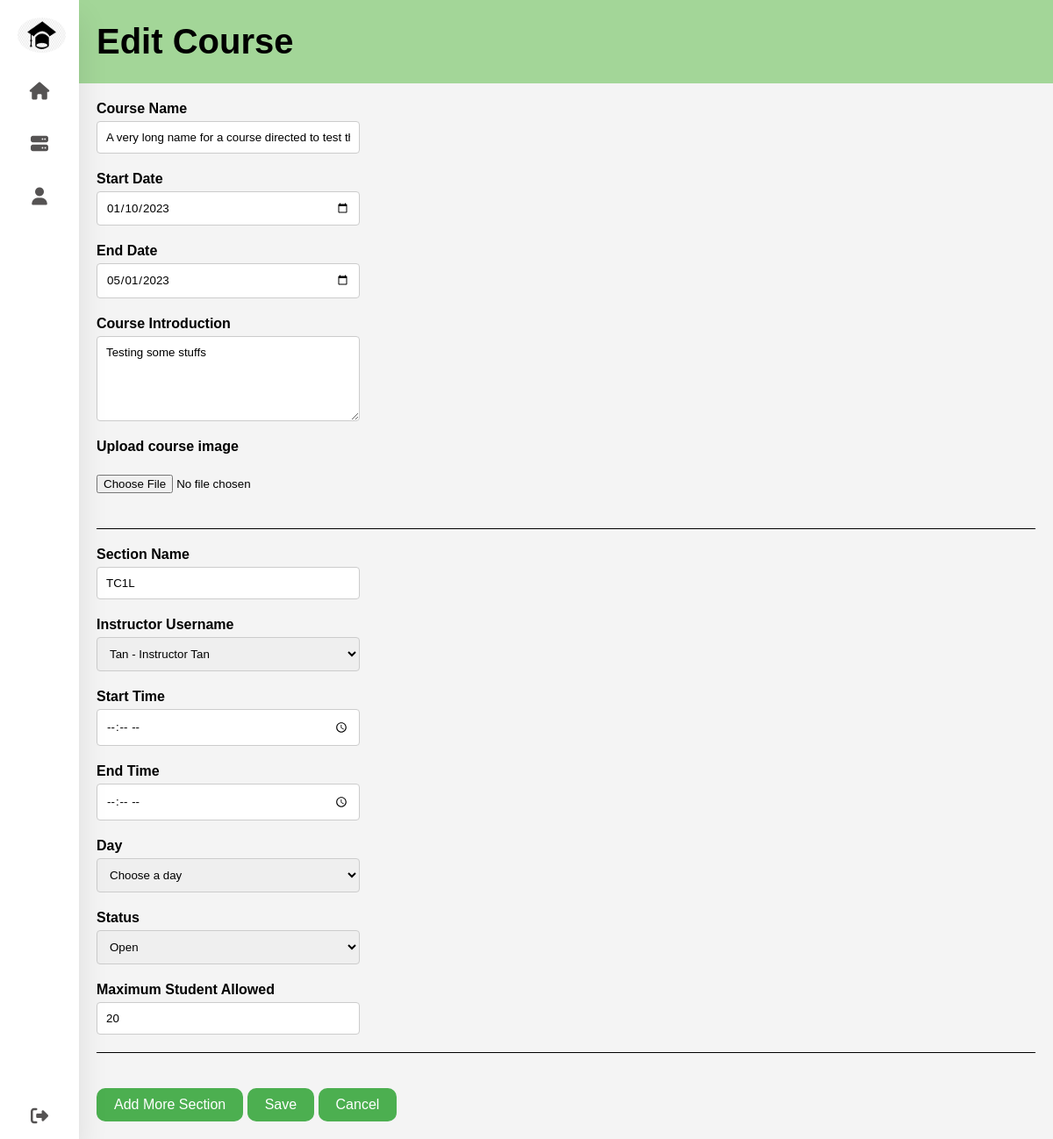
The page /trainingProvider/editCourse.php?edit&course=12 (signed in) on the database as committed earlier.
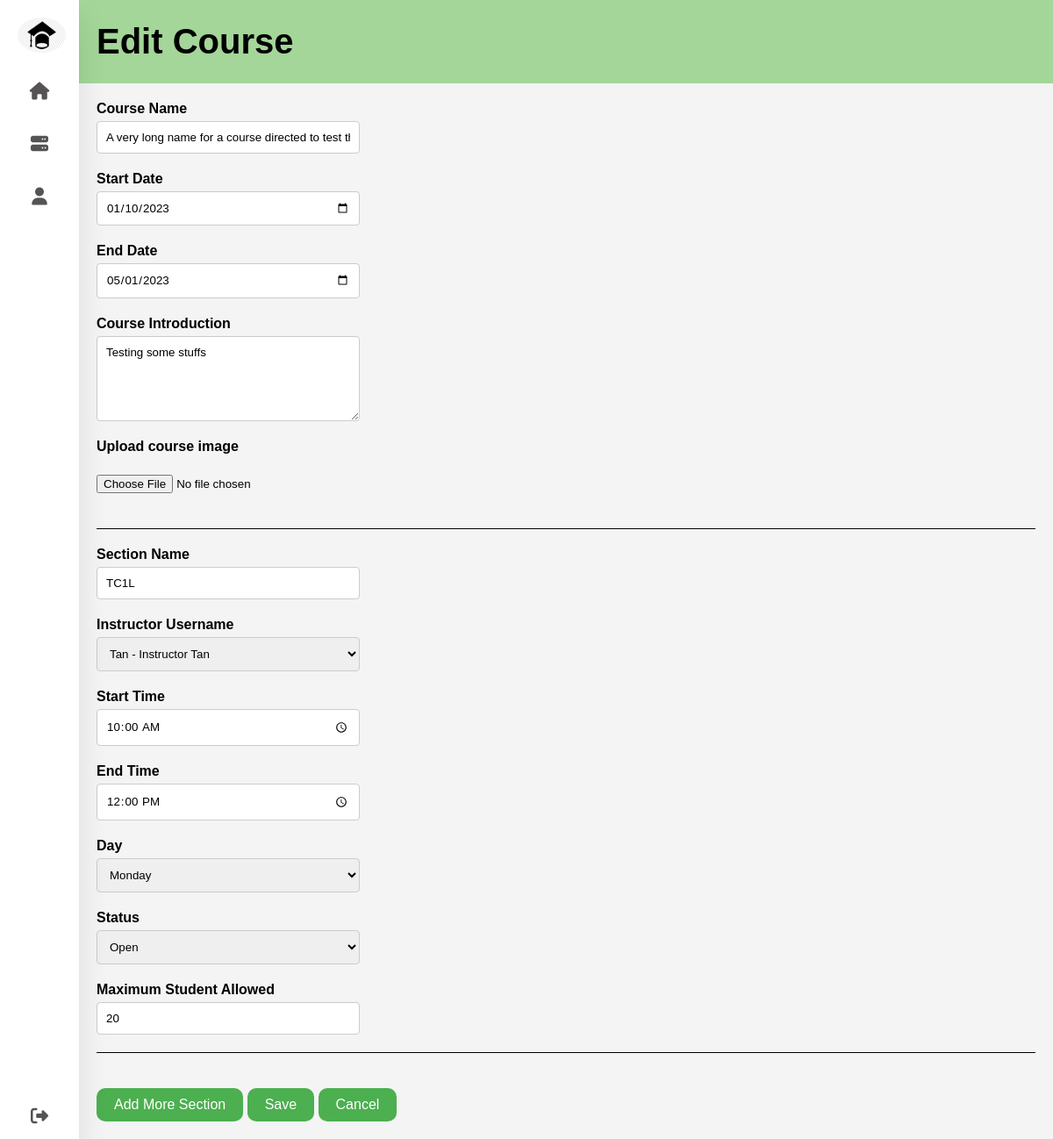
The same page on the database as committed later.
### tables this page shows
CREATE TABLE `course_section` (
  `course_section_id` int(11) NOT NULL,
  `course_id` int(11) NOT NULL,
  `username` varchar(20) NOT NULL,
  `course_section_name` varchar(10) NOT NULL,
  `start_time` time DEFAULT NULL,
  `end_time` time DEFAULT NULL,
  `day` varchar(10) DEFAULT NULL,
  `status` varchar(10) NOT NULL,
  `max_student_num` int(11) NOT NULL,
  `description` text DEFAULT NULL
);

### trainingProvider/functions.php (called while the page is built, shortened)
<?php
    function getCourse($courseID,$connect) {
        $sql = "SELECT * FROM course where course_id=" . $courseID . ";";
        $result = mysqli_query($connect,$sql);
        $row = mysqli_fetch_assoc($result);
        $count = mysqli_num_rows($result);
        return $row;
    }
    function getCourseSectionsResult($courseID,$connect) {
        $sql = "SELECT * FROM course_section INNER JOIN instructor on course_section.username = instructor.username where course_id = " . $courseID . ";";
        $result = mysqli_query($connect,$sql);
        return $result;
    }
?>

### trainingProvider/editCourse.php (the view, shortened to what the changed rows need)
<?php
    include "../db_connect.php";
    include "functions.php";
?>
<html>
<head>
    <link rel="stylesheet" href="../navBar/navBarStyle.css"/>
    <link rel="stylesheet" href="../css/editCourse.css">
    <script src ="../js/navbar.js"></script></head>
</head>
<body>
<div class="Container">
        <?php include '../NavBar/NavBar.php'?>
    <div class="content" id="content">
        <header>
            <h1>Edit Course</h1>
        </header>
        <?php
        if(isset($_GET["edit"])) {
            if(isset($_GET["course"])) {
                $course = getCourse($_GET['course'],$connect);
                $providerUsername = $course["provider_username"];
                $courseSectionResult = getCourseSectionsResult($_GET['course'],$connect);
                ?>
                <div class="Container1">
                    <form action="" method="post" id="courseForm" enctype="multipart/form-data">
                    <div class=course-sections-container>
                    <?php
                    while($row = mysqli_fetch_assoc($courseSectionResult)) { ?>
                        <div class=course-section>
                        <div class="input-box">
                        <label for="sectionName">Section Name</label>
                        <input type="text" name="sectionName[]" required value="<?php echo $row["course_section_name"]?>">
                        </div>
                        <div class="input-box">
                        <label for="instructorUsername">Instructor Username</label>
                        <select name="instructorUsername[]" id="originalSelector" required value>
                        <?php
                                $sql = "SELECT * FROM instructor where provider_username" . "= '" . $providerUsername . "';";
                                $result = mysqli_query($connect,$sql);
                                    ?>
                                <?php
                                while($row2 = mysqli_fetch_array($result)) {
                                ?>
                                    <option value=<?php echo "'" . $row2["username"] . "' "; if ($row2["username"] == $row["username"]) echo " selected";?>>
                                            <?php echo $row2["username"] . " - " . $row2["first_name"] . " " . $row2["last_name"]?>
                                    </option>
                                <?php }
                                ?>
                        </select>
                        </div>
                        <div class="input-box">
                        <label for="startTime">Start Time</label>
                        <input type="time" name="startTime[]" value = <?php echo $row["start_time"]?>>
                        </div>
                        <div class="input-box">
                        <label for="endTime">End Time</label>
                        <input type="time" name="endTime[]" value = <?php echo $row["end_time"]?>>
                        </div>
                        <div class="input-box">
                        <label for="day">Day</label>
                        <select name="day[]">
                            <option disabled hidden value="" selected>Choose a day</option>
                            <option value="Monday" <?php if ($row["day"] == 'Monday') echo ' selected'; ?>>Monday</option>
                        </select>
                        </div>
                        <div class="input-box">
                        <label for="status">Status</label>
                        <select name="status[]" required>
                            <option value="Open" <?php if ($row["status"] == 'Open') echo ' selected';?> >Open</option>
                        </select>
                        </div>
                        <div class="input-box">
                            <label for="maxStudentNum">Maximum Student Allowed</label>
                            <input type="number" name="maxStudentNum[]" required value=<?php echo $row["max_student_num"]?>>
                        </div>
                        <hr>
                    </div>
                    <?php }
                    ?>
                    </div>
                    </form>
            </div>
        <?php
            }
        }
        ?>
    </div>
</div>
</body>
</html>

Rows that differ between the two databases and show on the page:
changed course_section "TC1L": start_time (not shown) → "10:00:00"; end_time (not shown) → "12:00:00"; day "Choose a day" → "Monday"
